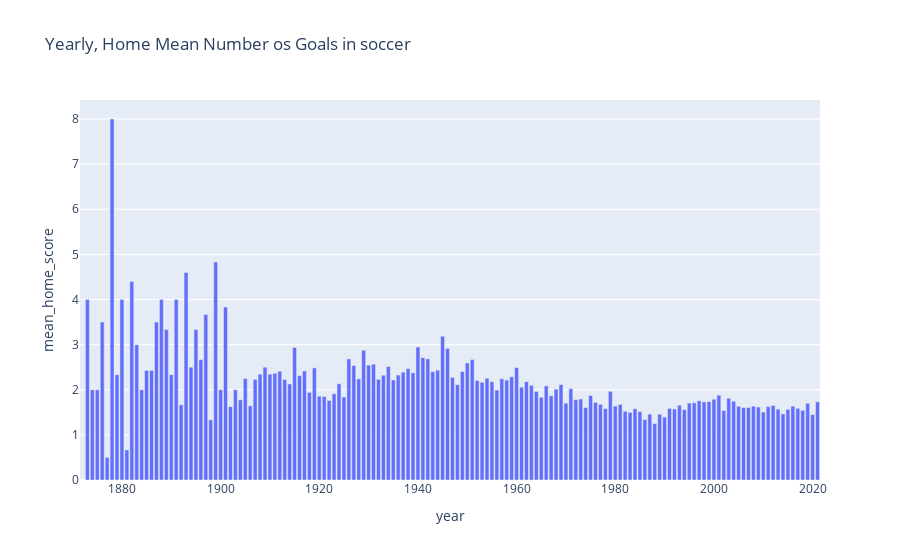

The notebook cell this image was saved under:
### Code cell
fig = px.bar(df_aux, x='year', y='mean_home_score', title="Yearly, Home Mean Number os Goals in soccer")
fig.show()

### Figure 1 — Plotly figure (JSON) as saved in the notebook; plotly's stock layout.template omitted (floating-point values rounded to 4 significant figures; data arrays with more than 128 entries replaced by an {"elided": "..."} marker saying what was removed)
{"data": [{"alignmentgroup": "True", "hovertemplate": "year=%{x}<br>mean_home_score=%{y}<extra></extra>", "legendgroup": "", "marker": {"color": "#636efa", "pattern": {"shape": ""}}, "name": "", "offsetgroup": "", "orientation": "v", "showlegend": false, "textposition": "auto", "type": "bar", "x": {"elided": "150 int values"}, "xaxis": "x", "y": {"elided": "150 float values"}, "yaxis": "y"}], "layout": {"barmode": "relative", "legend": {"tracegroupgap": 0}, "title": {"text": "Yearly, Home Mean Number os Goals in soccer"}, "xaxis": {"anchor": "y", "domain": [0, 1], "title": {"text": "year"}}, "yaxis": {"anchor": "x", "domain": [0, 1], "title": {"text": "mean_home_score"}}}}
